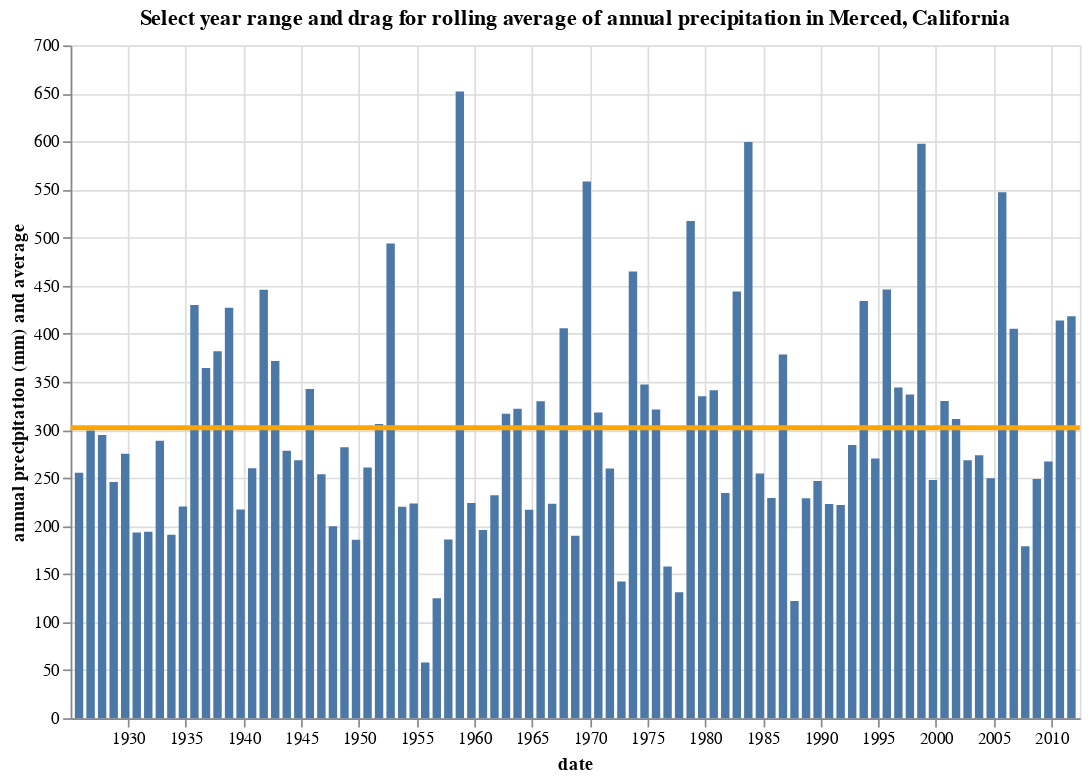

The code cell stored with this chart in its notebook:
### Code cell
import altair as alt
from vega_datasets import data
# Altair only recognizes column data; it ignores index values. You can plot the index data by first resetting the index
source = df_annual_rain.reset_index()
brush = alt.selection(type='interval', encodings=['x'])
bars = alt.Chart().mark_bar().encode(
    x=alt.X('DATE:T', axis=alt.Axis(title='date')),
    y=alt.Y('rain (mm):Q',  axis=alt.Axis(title='annual precipitation (mm) and average')),
    opacity=alt.condition(brush, alt.OpacityValue(1), alt.OpacityValue(0.2)),
).add_selection(
    brush
).properties(
    title='Select year range and drag for rolling average of annual precipitation in Merced, California'
).properties(
    width=600,
    height=400
)
line = alt.Chart().mark_rule(color='orange').encode(
    y='mean(rain (mm)):Q',
    size=alt.SizeValue(3)
).transform_filter(
    brush
)
alt.layer(bars, line, data=source)

### Figure 1 — Vega-Lite specification as saved in the notebook (floating-point values rounded to 4 significant figures)
{"config": {"view": {"continuousWidth": 400, "continuousHeight": 300}}, "layer": [{"mark": "bar", "encoding": {"opacity": {"condition": {"value": 1, "selection": "selector002"}, "value": 0.2}, "x": {"type": "temporal", "axis": {"title": "date"}, "field": "DATE"}, "y": {"type": "quantitative", "axis": {"title": "annual precipitation (mm) and average"}, "field": "rain (mm)"}}, "height": 400, "selection": {"selector002": {"type": "interval", "encodings": ["x"]}}, "title": "Select year range and drag for rolling average of annual precipitation in Merced, California", "width": 600}, {"mark": {"type": "rule", "color": "orange"}, "encoding": {"size": {"value": 3}, "y": {"type": "quantitative", "aggregate": "mean", "field": "rain (mm)"}}, "transform": [{"filter": {"selection": "selector002"}}]}], "data": {"name": "data-c72c93863e1b31583bf60a38044f6da6"}, "$schema": "https://vega.github.io/schema/vega-lite/v4.8.1.json", "datasets": {"data-c72c93863e1b31583bf60a38044f6da6": [{"DATE": "1925-09-30T00:00:00", "rain (mm)": 255.5}, {"DATE": "1926-09-30T00:00:00", "rain (mm)": 299.3}, {"DATE": "1927-09-30T00:00:00", "rain (mm)": 294.6}, {"DATE": "1928-09-30T00:00:00", "rain (mm)": 245.8}, {"DATE": "1929-09-30T00:00:00", "rain (mm)": 275.2}, {"DATE": "1930-09-30T00:00:00", "rain (mm)": 193.1}, {"DATE": "1931-09-30T00:00:00", "rain (mm)": 194.1}, {"DATE": "1932-09-30T00:00:00", "rain (mm)": 288.7}, {"DATE": "1933-09-30T00:00:00", "rain (mm)": 190.8}, {"DATE": "1934-09-30T00:00:00", "rain (mm)": 220.3}, {"DATE": "1935-09-30T00:00:00", "rain (mm)": 430.0}, {"DATE": "1936-09-30T00:00:00", "rain (mm)": 364.4}, {"DATE": "1937-09-30T00:00:00", "rain (mm)": 381.7}, {"DATE": "1938-09-30T00:00:00", "rain (mm)": 427.0}, {"DATE": "1939-09-30T00:00:00", "rain (mm)": 217.2}, {"DATE": "1940-09-30T00:00:00", "rain (mm)": 260.0}, {"DATE": "1941-09-30T00:00:00", "rain (mm)": 445.9}, {"DATE": "1942-09-30T00:00:00", "rain (mm)": 371.6}, {"DATE": "1943-09-30T00:00:00", "rain (mm)": 278.2}, {"DATE": "1944-09-30T00:00:00", "rain (mm)": 268.3}, {"DATE": "1945-09-30T00:00:00", "rain (mm)": 342.6}, {"DATE": "1946-09-30T00:00:00", "rain (mm)": 253.7}, {"DATE": "1947-09-30T00:00:00", "rain (mm)": 199.7}, {"DATE": "1948-09-30T00:00:00", "rain (mm)": 282.0}, {"DATE": "1949-09-30T00:00:00", "rain (mm)": 185.6}, {"DATE": "1950-09-30T00:00:00", "rain (mm)": 260.9}, {"DATE": "1951-09-30T00:00:00", "rain (mm)": 306.0}, {"DATE": "1952-09-30T00:00:00", "rain (mm)": 494.0}, {"DATE": "1953-09-30T00:00:00", "rain (mm)": 220.0}, {"DATE": "1954-09-30T00:00:00", "rain (mm)": 223.5}, {"DATE": "1955-09-30T00:00:00", "rain (mm)": 58.0}, {"DATE": "1956-09-30T00:00:00", "rain (mm)": 124.9}, {"DATE": "1957-09-30T00:00:00", "rain (mm)": 185.9}, {"DATE": "1958-09-30T00:00:00", "rain (mm)": 652.1}, {"DATE": "1959-09-30T00:00:00", "rain (mm)": 224.0}, {"DATE": "1960-09-30T00:00:00", "rain (mm)": 195.8}, {"DATE": "1961-09-30T00:00:00", "rain (mm)": 232.0}, {"DATE": "1962-09-30T00:00:00", "rain (mm)": 316.8}, {"DATE": "1963-09-30T00:00:00", "rain (mm)": 322.0}, {"DATE": "1964-09-30T00:00:00", "rain (mm)": 217.0}, {"DATE": "1965-09-30T00:00:00", "rain (mm)": 329.9}, {"DATE": "1966-09-30T00:00:00", "rain (mm)": 223.1}, {"DATE": "1967-09-30T00:00:00", "rain (mm)": 405.7}, {"DATE": "1968-09-30T00:00:00", "rain (mm)": 189.8}, {"DATE": "1969-09-30T00:00:00", "rain (mm)": 558.5}, {"DATE": "1970-09-30T00:00:00", "rain (mm)": 318.1}, {"DATE": "1971-09-30T00:00:00", "rain (mm)": 259.9}, {"DATE": "1972-09-30T00:00:00", "rain (mm)": 142.2}, {"DATE": "1973-09-30T00:00:00", "rain (mm)": 464.8}, {"DATE": "1974-09-30T00:00:00", "rain (mm)": 347.1}, {"DATE": "1975-09-30T00:00:00", "rain (mm)": 321.1}, {"DATE": "1976-09-30T00:00:00", "rain (mm)": 157.8}, {"DATE": "1977-09-30T00:00:00", "rain (mm)": 131.0}, {"DATE": "1978-09-30T00:00:00", "rain (mm)": 517.2}, {"DATE": "1979-09-30T00:00:00", "rain (mm)": 335.1}, {"DATE": "1980-09-30T00:00:00", "rain (mm)": 341.3}, {"DATE": "1981-09-30T00:00:00", "rain (mm)": 234.3}, {"DATE": "1982-09-30T00:00:00", "rain (mm)": 444.0}, {"DATE": "1983-09-30T00:00:00", "rain (mm)": 599.6}, {"DATE": "1984-09-30T00:00:00", "rain (mm)": 254.6}, {"DATE": "1985-09-30T00:00:00", "rain (mm)": 229.2}, {"DATE": "1986-09-30T00:00:00", "rain (mm)": 378.5}, {"DATE": "1987-09-30T00:00:00", "rain (mm)": 121.9}, {"DATE": "1988-09-30T00:00:00", "rain (mm)": 228.8}, {"DATE": "1989-09-30T00:00:00", "rain (mm)": 246.9}, {"DATE": "1990-09-30T00:00:00", "rain (mm)": 223.0}, {"DATE": "1991-09-30T00:00:00", "rain (mm)": 221.9}, {"DATE": "1992-09-30T00:00:00", "rain (mm)": 284.3}, {"DATE": "1993-09-30T00:00:00", "rain (mm)": 434.2}, {"DATE": "1994-09-30T00:00:00", "rain (mm)": 270.3}, {"DATE": "1995-09-30T00:00:00", "rain (mm)": 446.0}, {"DATE": "1996-09-30T00:00:00", "rain (mm)": 344.1}, {"DATE": "1997-09-30T00:00:00", "rain (mm)": 336.9}, {"DATE": "1998-09-30T00:00:00", "rain (mm)": 597.8}, {"DATE": "1999-09-30T00:00:00", "rain (mm)": 247.8}, {"DATE": "2000-09-30T00:00:00", "rain (mm)": 330.0}, {"DATE": "2001-09-30T00:00:00", "rain (mm)": 311.3}, {"DATE": "2002-09-30T00:00:00", "rain (mm)": 268.5}, {"DATE": "2003-09-30T00:00:00", "rain (mm)": 273.6}, {"DATE": "2004-09-30T00:00:00", "rain (mm)": 249.6}, {"DATE": "2005-09-30T00:00:00", "rain (mm)": 547.1}, {"DATE": "2006-09-30T00:00:00", "rain (mm)": 405.2}, {"DATE": "2007-09-30T00:00:00", "rain (mm)": 178.9}, {"DATE": "2008-09-30T00:00:00", "rain (mm)": 248.8}, {"DATE": "2009-09-30T00:00:00", "rain (mm)": 267.1}, {"DATE": "2010-09-30T00:00:00", "rain (mm)": 413.9}, {"DATE": "2011-09-30T00:00:00", "rain (mm)": 418.3}]}}
